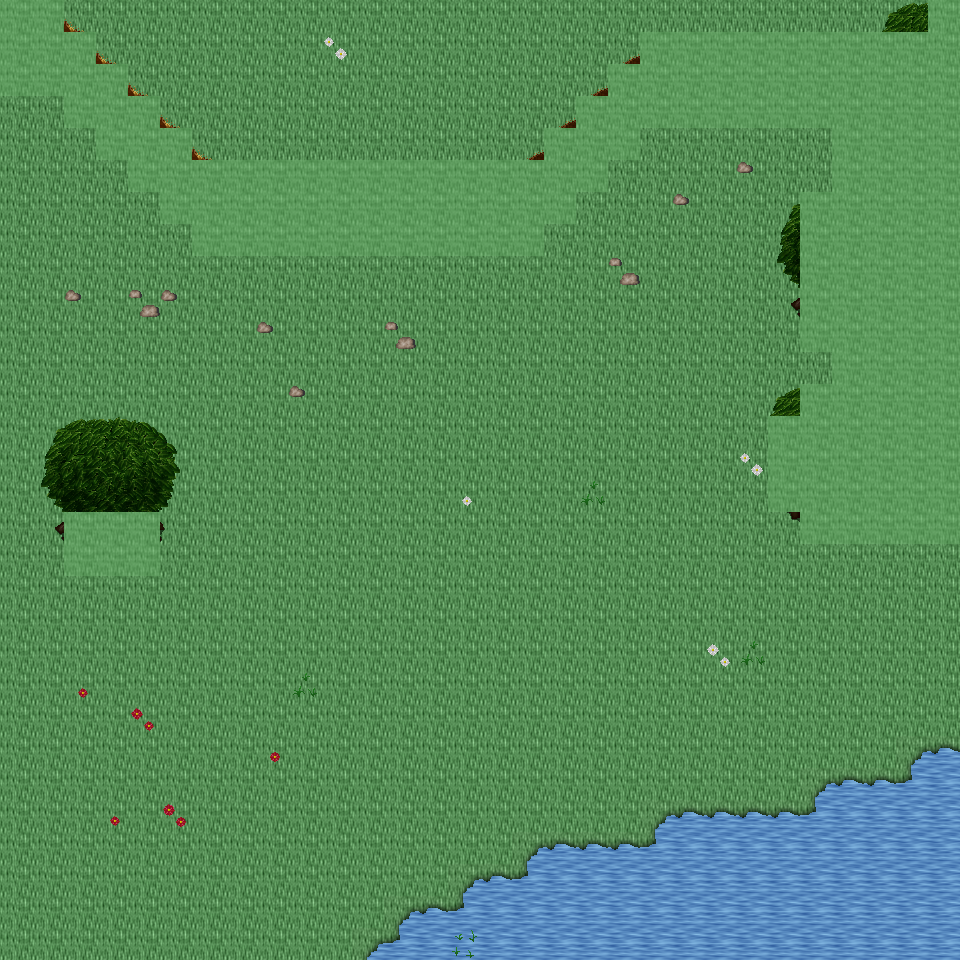

Rendered tile map (Tiled .tmx) drawn with the repository's tilesets; below, a short description and the map source with its tile grids summarised:
An orthogonal 30x30 tile map with 32x32 px tiles, 6 tile layers (Ground, Object, Object2, Above, ...), 24 tilesets and 4 objects (4x mapExit).

<map version="1.0" orientation="orthogonal" renderorder="right-down" width="30" height="30" tilewidth="32" tileheight="32" nextobjectid="5">
  <tileset firstgid="1" name="tileset_ground_ground" tilewidth="32" tileheight="32" tilecount="33" columns="3">
    <image source="../drawable/tileset_ground_ground.png" width="96" height="352" />
  </tileset>
  <tileset firstgid="34" name="tileset_ground_ridge_earth_dark" tilewidth="32" tileheight="32" tilecount="96" columns="12">
    <image source="../drawable/tileset_ground_ridge_earth_dark.png" width="384" height="256" />
  </tileset>
  <tileset firstgid="130" name="tileset_ground_grass_edges" tilewidth="32" tileheight="32" tilecount="36" columns="12">
    <image source="../drawable/tileset_ground_grass_edges.png" width="384" height="96" />
  </tileset>
  <tileset firstgid="166" name="tileset_ground_water_pool" tilewidth="32" tileheight="32" tilecount="72" columns="3">
    <image source="../drawable/tileset_ground_water_pool.png" width="96" height="768" />
  </tileset>
  <tileset firstgid="238" name="tileset_plant_flower_daisy_white" tilewidth="32" tileheight="32" tilecount="8" columns="2">
    <image source="../drawable/tileset_plant_flower_daisy_white.png" width="64" height="128" />
  </tileset>
  <tileset firstgid="246" name="tileset_ground_rock_pebbles" tilewidth="32" tileheight="32" tilecount="3" columns="1">
    <image source="../drawable/tileset_ground_rock_pebbles.png" width="32" height="96" />
  </tileset>
  <tileset firstgid="249" name="tileset_plant_grasses" tilewidth="32" tileheight="32" tilecount="6" columns="3">
    <image source="../drawable/tileset_plant_grasses.png" width="96" height="64" />
  </tileset>
  <tileset firstgid="255" name="tileset_plant_flower_daisy_yellow" tilewidth="32" tileheight="32" tilecount="8" columns="2">
    <image source="../drawable/tileset_plant_flower_daisy_yellow.png" width="64" height="128" />
  </tileset>
  <tileset firstgid="263" name="tileset_ground_grass_corners" tilewidth="32" tileheight="32" tilecount="24" columns="6">
    <image source="../drawable/tileset_ground_grass_corners.png" width="192" height="128" />
  </tileset>
  <tileset firstgid="287" name="tileset_plant_tree_tree_darkgreen" tilewidth="32" tileheight="32" tilecount="88" columns="8">
    <image source="../drawable/tileset_plant_tree_tree_darkgreen.png" width="256" height="352" />
  </tileset>
  <tileset firstgid="375" name="tileset_plant_flower_daisy_blue" tilewidth="32" tileheight="32" tilecount="8" columns="2">
    <image source="../drawable/tileset_plant_flower_daisy_blue.png" width="64" height="128" />
  </tileset>
  <tileset firstgid="383" name="tileset_plant_flower_daisy_red" tilewidth="32" tileheight="32" tilecount="8" columns="2">
    <image source="../drawable/tileset_plant_flower_daisy_red.png" width="64" height="128" />
  </tileset>
  <tileset firstgid="391" name="tileset_ground_earth_edges" tilewidth="32" tileheight="32" tilecount="18" columns="6">
    <image source="../drawable/tileset_ground_earth_edges.png" width="192" height="96" />
  </tileset>
  <tileset firstgid="409" name="tileset_ground_water_waterfall" tilewidth="32" tileheight="32" tilecount="120" columns="8">
    <image source="../drawable/tileset_ground_water_waterfall.png" width="256" height="480" />
  </tileset>
  <tileset firstgid="529" name="tileset_logic_creature_elf" tilewidth="32" tileheight="32" tilecount="16" columns="8">
    <image source="../drawable/tileset_logic_creature_elf.png" width="256" height="64" />
  </tileset>
  <tileset firstgid="545" name="tileset_logic_item_resources" tilewidth="32" tileheight="32" tilecount="6" columns="6">
    <image source="../drawable/tileset_logic_item_resources.png" width="192" height="32" />
  </tileset>
  <tileset firstgid="551" name="tileset_logic_creature_animal" tilewidth="32" tileheight="32" tilecount="32" columns="8">
    <image source="../drawable/tileset_logic_creature_animal.png" width="256" height="128" />
  </tileset>
  <tileset firstgid="583" name="tileset_logic_collision" tilewidth="32" tileheight="32" tilecount="1" columns="1">
    <image source="../drawable/tileset_logic_collision.png" width="32" height="32" />
  </tileset>
  <tileset firstgid="584" name="tileset_object_suspension_bridge" tilewidth="32" tileheight="32" tilecount="24" columns="3">
    <image source="../drawable/tileset_object_suspension_bridge.png" width="96" height="256" />
  </tileset>
  <tileset firstgid="608" name="tileset_logic_creature_elemental" tilewidth="32" tileheight="32" tilecount="16" columns="8">
    <image source="../drawable/tileset_logic_creature_elemental.png" width="256" height="64" />
  </tileset>
  <tileset firstgid="624" name="tileset_ground_rock_rocks_3" tilewidth="32" tileheight="32" tilecount="16" columns="4">
    <image source="../drawable/tileset_ground_rock_rocks_3.png" width="128" height="128" />
  </tileset>
  <tileset firstgid="640" name="tileset_object_rotating_crystal" tilewidth="32" tileheight="32" tilecount="48" columns="8">
    <image source="../drawable/tileset_object_rotating_crystal.png" width="256" height="192" />
  </tileset>
  <tileset firstgid="688" name="tileset_light_white_1x1" tilewidth="32" tileheight="32" tilecount="1" columns="1">
    <image source="../drawable/tileset_light_white_1x1.png" width="32" height="32" />
  </tileset>
  <tileset firstgid="689" name="tileset_light_light_5x5" tilewidth="32" tileheight="32" tilecount="25" columns="5">
    <image source="../drawable/tileset_light_light_5x5.png" width="160" height="160" />
  </tileset>
  <layer name="Ground" width="30" height="30">
    <data>[900 cells, 900 non-empty, 2 distinct tile ids]</data>
  </layer>
  <layer name="Object" width="30" height="30">
    <data>[900 cells, 166 non-empty, 44 distinct tile ids]</data>
  </layer>
  <layer name="Object2" width="30" height="30">
    <data>[900 cells, 0 non-empty, 0 distinct tile ids]</data>
  </layer>
  <layer name="Above" width="30" height="30">
    <data>[900 cells, 87 non-empty, 40 distinct tile ids]</data>
  </layer>
  <layer name="Above2" width="30" height="30">
    <data>[900 cells, 2 non-empty, 1 distinct tile ids]</data>
  </layer>
  <layer name="Walkable" width="30" height="30">
    <data>[900 cells, 162 non-empty, 1 distinct tile ids]</data>
  </layer>
  <objectgroup name="MapEvents">
    <object id="1" name="north" type="mapExit" x="64" y="0" width="864" height="32">
      <properties>
        <property name="map" value="level_0_x137_y94" />
        <property name="x" value="2" />
        <property name="y" value="28" />
      </properties>
    </object>
    <object id="2" name="south" type="mapExit" x="0" y="928" width="960" height="32">
      <properties>
        <property name="map" value="level_0_x137_y96" />
        <property name="x" value="0" />
        <property name="y" value="1" />
      </properties>
    </object>
    <object id="3" name="west" type="mapExit" x="0" y="96" width="32" height="864">
      <properties>
        <property name="map" value="level_0_x136_y95" />
        <property name="x" value="28" />
        <property name="y" value="3" />
      </properties>
    </object>
    <object id="4" name="east" type="mapExit" x="928" y="544" width="32" height="416">
      <properties>
        <property name="map" value="level_0_x138_y95" />
        <property name="x" value="1" />
        <property name="y" value="17" />
      </properties>
    </object>
  </objectgroup>
</map>
